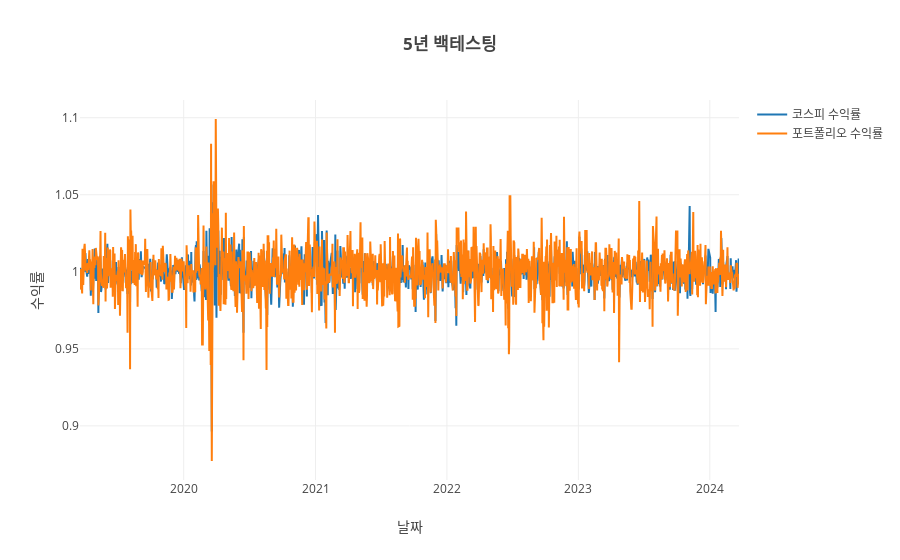

Notebook code for this chart:
### Code cell
import plotly.graph_objs as go
import plotly.io as pio

pio.templates["seaborn"] = go.layout.Template(layout=go.Layout(template="seaborn"))
pio.templates.default = "seaborn"

scatter_plot = go.Scatter(x=ref.index, y=ref['agr'], mode='lines', name='코스피 수익률')
scatter_plot_mean = go.Scatter(x=result_df.index, y=result_df['포트폴리오 수익률'], mode='lines', name='포트폴리오 수익률')

layout = go.Layout(title='<b>5년 백테스팅<b>',
                   xaxis=dict(title='날짜'),
                   yaxis=dict(title='수익률'))

# 그래프 객체를 figure로 생성합니다.
fig = go.Figure(data=[scatter_plot, scatter_plot_mean], layout=layout)

# 그래프 출력
fig.show()

### Figure 1 — Plotly figure (JSON) as saved in the notebook; plotly's stock layout.template omitted (floating-point values rounded to 4 significant figures; data arrays with more than 128 entries replaced by an {"elided": "..."} marker saying what was removed)
{"data": [{"mode": "lines", "name": "코스피 수익률", "type": "scatter", "x": {"elided": "1239 str values"}, "y": {"elided": "1239 float values"}}, {"mode": "lines", "name": "포트폴리오 수익률", "type": "scatter", "x": {"elided": "1831 str values"}, "y": {"elided": "1831 float values"}}], "layout": {"title": {"text": "<b>5년 백테스팅<b>"}, "xaxis": {"title": {"text": "날짜"}}, "yaxis": {"title": {"text": "수익률"}}}}
